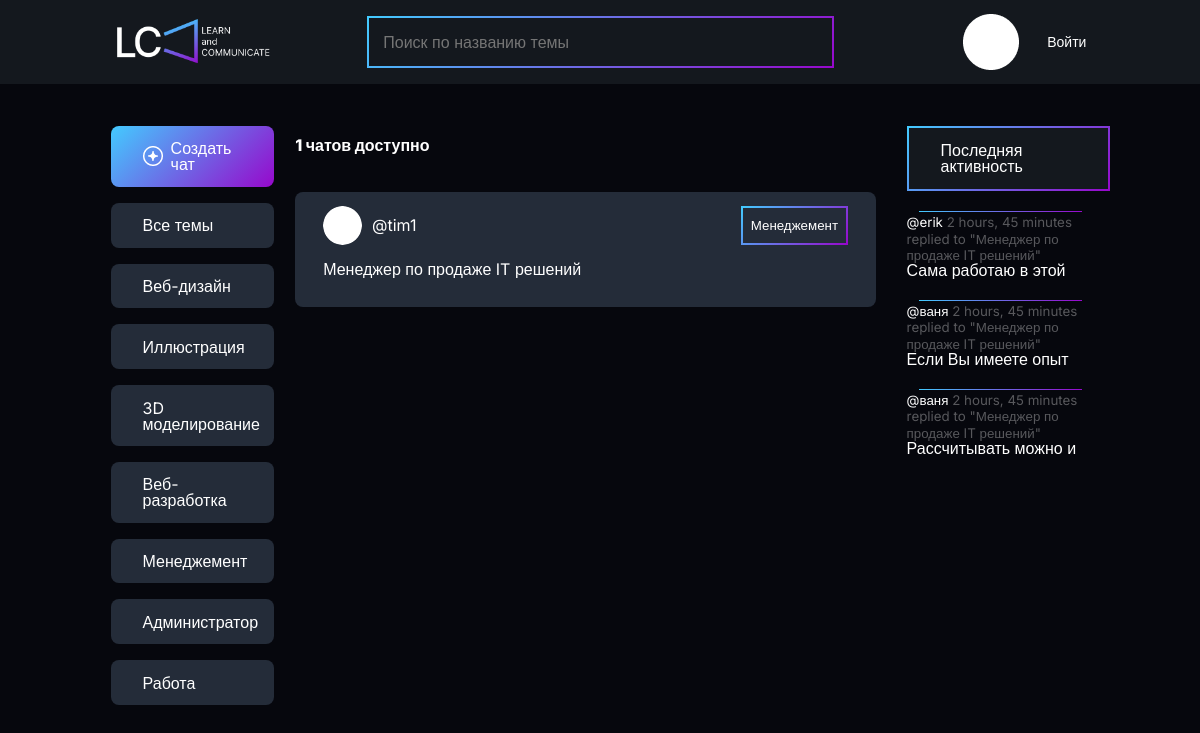
Page /?q=Менеджемент on the committed database.
### base/models.py (models this page shows, shortened)
class Topic(models.Model):
    name = models.CharField(max_length=200)

class Room(models.Model):
    host = models.ForeignKey(User, on_delete=models.SET_NULL, null = True)
    topic = models.ForeignKey(Topic, on_delete=models.SET_NULL, null = True)
    name = models.CharField(max_length=200)
    description = models.TextField(null=True, blank=True)
    participants = models.ManyToManyField(User, related_name='participants', blank=True)
    updated = models.DateTimeField(auto_now=True)
    created=models.DateTimeField(auto_now_add=True)
    class Meta:
        ordering = ['-updated', '-created']
    def __str__(self):
        return self.name

class Message(models.Model):
    user =  models.ForeignKey(User, on_delete=models.CASCADE)
    room = models.ForeignKey(Room, on_delete=models.CASCADE)
    body = models.TextField()
    updated = models.DateTimeField(auto_now=True)
    created=models.DateTimeField(auto_now_add=True)
    class Meta:
        ordering = ['-updated', '-created']
    def __str__(self):
        return self.body[0:20]

### base/views.py (the view)
# urls.py: path('', views.home, name = 'home'),
def home(request):
    q = request.GET.get('q') if request.GET.get('q') != None else ''
    rooms = Room.objects.filter(
        Q(topic__name__icontains=q) |
        Q(name__icontains=q)|
        Q(description__icontains=q)
        )
    topics = Topic.objects.all()
    room_count = rooms.count()
    room_messages = Message.objects.filter(Q(room__topic__name__icontains=q))
    context = {'rooms':rooms, 'topics': topics, 'room_count':room_count, 'room_messages':room_messages}
    return render(request, 'base/home.html', context)

### base/templates/base/home.html
{%extends 'main.html' %}
{%block content%}
<div class="home-container">
        {%include 'base/topics_component.html'%}
    <div>
        {%include 'base/feed_components.html'%}
    </div>
        {%include 'base/activity_component.html'%}
</div>
{%endblock content%}

### base/templates/base/topics_component.html
{%load static%}
<div class="topic-cont">
    <a href="{%url 'create-room' %}"><div class="topic-item" id="createRoom"><img src="{%static 'images/plus.png'%}" alt="" />Создать чат</div></a>
    <a href="{%url 'home' %}"><div class="topic-item">Все темы</div></a>
    {% for topic in topics %}
    <a href="{%url 'home' %}?q={{topic.name}}"
        ><div class="topic-item"> {{topic.name}}</div></a
    >
    {%endfor%}
</div>

### base/templates/base/feed_components.html
{%load static%}
<div class="feed-cont">
    <h5>{{room_count}} чатов доступно</h5>
    {% for room in rooms %}
    <div class="feed-item">
        <div class="first-feed">
            <div class="user-feed">
                <img src="{%static 'images/circle.png'%}" class="feed-image"/>
                <a href="{%url 'user-profile' room.host.id%}">@{{room.host.username}}</a>
            </div>
            <div class="stat-feed">
                <small>{{room.topic.name}}</small>
            </div>
        </div>
        <h3><a href="{%  url 'room' room.id %}"> {{room.name}}</a></h3>
    </div>
    {% endfor %}
</div>

### base/templates/base/activity_component.html
<div class="activity-cont">
    <h3>Последняя активность</h3>
    {%for message in room_messages%}
    <div class="activity-item">
        <small
            ><a href="{%url 'user-profile' message.user.id%}"
                >@{{message.user}}</a
            >
            {{message.created|timesince}}</small>
        <small id="small-act">replied to "{{message.room}}"</small>
        <p>{{message}}</p>
    </div>
    {%endfor%}
</div>

### static/main.css (style rules this page uses)
* { padding: 0; margin: 0; border: 0; }
*, *:before, *:after { -webkit-box-sizing: border-box; box-sizing: border-box; }
html, body { height: 100%; width: 100%; font-size: 100%; line-height: 1; font-size: 14px; -ms-text-size-adjust: 100%; -moz-text-size-adjust: 100%; -webkit-text-size-adjust: 100%; }
a, a:visited { text-decoration: none; }
img { vertical-align: top; }
h1, h2, h3, h4, h5, h6 { font-size: inherit; font-weight: 400; }
.home-container { display: -ms-grid; display: grid; -ms-grid-columns: 1fr 3fr 1fr; grid-template-columns: 1fr 3fr 1fr; padding: 3rem 5.6em; }
.topic-cont { display: -webkit-box; display: -ms-flexbox; display: flex; -webkit-box-orient: vertical; -webkit-box-direction: normal; -ms-flex-direction: column; flex-direction: column; padding: 0 1.5rem; }
.topic-item { background-color: #242C39; padding: 0.9em; padding-left: 2em; border-radius: 8px; margin-bottom: 1em; }
#createRoom { background: linear-gradient(135deg, #43CBFF 0%, #9708CC 100%); display: -webkit-box; display: -ms-flexbox; display: flex; -webkit-box-align: center; -ms-flex-align: center; align-items: center; }
#createRoom img { margin-right: 0.5em; }
.feed-cont { padding-top: 0.8rem; }
.feed-cont h5 { font-weight: 800; margin-bottom: 2.4em; }
.feed-item { background-color: #242C39; width: 95%; padding: 1rem 2rem; margin-bottom: 2rem; border-radius: 8px; }
.feed-item h3 { margin-bottom: 1em; }
.first-feed { display: -ms-grid; display: grid; -ms-grid-columns: 1fr 0 1fr 0 1fr 0 1fr 0 1fr; grid-template-columns: 1fr 1fr 1fr 1fr 1fr; -webkit-column-gap: 0; -moz-column-gap: 0; column-gap: 0; margin-bottom: 1em; }
.user-feed { display: -webkit-box; display: -ms-flexbox; display: flex; -webkit-box-align: center; -ms-flex-align: center; align-items: center; }
.user-feed img { width: 2.8rem; height: 2.8rem; border-radius: 50%; margin-right: 0.6em; -o-object-fit: scale-down; object-fit: scale-down; }
.stat-feed { -ms-grid-column: 5; grid-column-start: 5; display: -webkit-box; display: -ms-flexbox; display: flex; -webkit-box-align: center; -ms-flex-align: center; align-items: center; -webkit-box-pack: center; -ms-flex-pack: center; justify-content: center; padding: 0.5em; border-radius: 8px; border: 2px solid white; -o-border-image: linear-gradient(135deg, #43CBFF 0%, #9708CC 100%); border-image: linear-gradient(135deg, #43CBFF 0%, #9708CC 100%); border-image-slice: 1; }
.activity-cont h3 { background-color: #14181E; padding: 0.9em; padding-left: 2em; margin-bottom: 1.4em; border: 2px solid white; -o-border-image: linear-gradient(135deg, #43CBFF 0%, #9708CC 100%); border-image: linear-gradient(135deg, #43CBFF 0%, #9708CC 100%); border-image-slice: 1; }
.activity-cont small { color: #FFFFFF54; }
.activity-cont .activity-item { margin-bottom: 1.5em; position: relative; }
.activity-cont .activity-item:after { content: ""; background: linear-gradient(135deg, #43CBFF 0%, #9708CC 100%); position: absolute; top: -2px; width: 80%; height: 1px; left: 6%; margin-bottom: 0.2em; }
body { font-family: "Inter", sans-serif; font-size: 16px; font-weight: 400; color: white; background-color: #06070D; }
body a { color: white; }

### rows in the picture
Topic: name "Веб-дизайн"
Topic: name "Иллюстрация"
Topic: name "3D моделирование"
Topic: name "Веб-разработка"
Topic: name "Менеджемент"
Topic: name "Администратор"
Topic: name "Работа"
Room: host.username "tim1", topic.name "Менеджемент", name "Менеджер по продаже IT решений"
Message: user "erik", created "2 hours, 45 minutes", room "Менеджер по продаже IT решений", body "Сама работаю в этой"
Message: user "ваня", created "2 hours, 45 minutes", room "Менеджер по продаже IT решений", body "Если Вы имеете опыт"
Message: user "ваня", created "2 hours, 45 minutes", room "Менеджер по продаже IT решений", body "Рассчитывать можно и"

### other values in the picture
{{ room_count }} "1"
